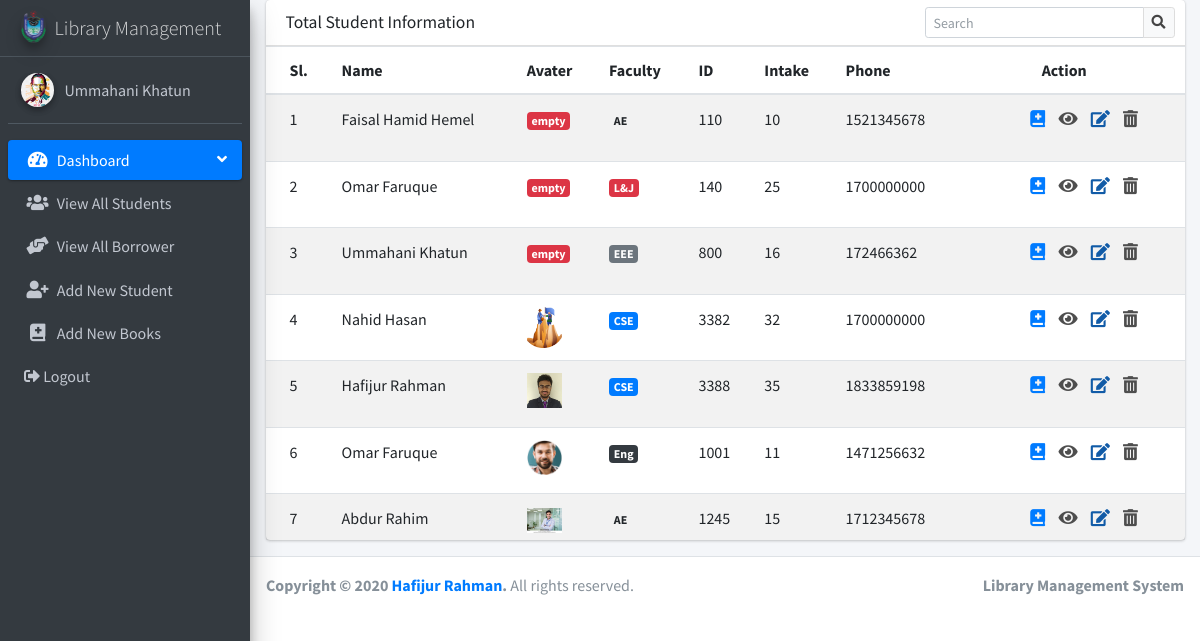
/index.php (signed in), run on the app's committed database.
### tables this page shows
CREATE TABLE `user` (
  `user_id` int(11) NOT NULL,
  `name` varchar(255) NOT NULL,
  `avater` text NOT NULL,
  `faculty` varchar(255) NOT NULL,
  `roll` int(11) NOT NULL,
  `intake` int(11) NOT NULL,
  `phone` int(11) NOT NULL,
  `date` date NOT NULL
);

### index.php (the view, shortened to what this page needs)
<?php include "include/header.php" ?>
<?php include "include/sidebar.php" ?>
  <div class="content-wrapper">
    <section class="content">
      <div class="container-fluid">
        <div class="row">
          <div class="col-12">
                <div class="row">
                  <div class="col-12">
                    <div class="card">
                      <div class="card-header">
                        <h3 class="card-title">Total Student Information</h3>
                        <div class="card-tools">
                          <div class="input-group input-group-sm" style="width: 250px;">
                            <input type="text" name="table_search" class="form-control float-right" placeholder="Search" autocomplete>
                            <div class="input-group-append">
                              <button type="submit" name="search" class="btn btn-default"><i class="fas fa-search"></i></button>
                            </div>
                          </div>
                        </div>
                      </div>
                      <div class="card-body table-responsive p-0" style="height: 494px;">
                        <table class="table table-head-fixed text-nowrap table-striped">
                          <thead>
                             <tr>
                              <th scope="col">Sl.</th>
                              <th scope="col">Name</th>
                              <th scope="col">Avater</th>
                              <th scope="col">Faculty</th>
                              <th scope="col">ID</th>
                              <th scope="col">Intake</th>
                              <th scope="col">Phone</th>
                              <th scope="col">Action</th>
                            </tr>
                          </thead>
                          <tbody>
                            <?php
                              $query    = "SELECT * FROM user";
                              $all_user = mysqli_query($db, $query);
                              $i=0;
                              while ( $row = mysqli_fetch_assoc($all_user) ) {
                                $user_id  = $row['user_id'];
                                $name     = $row['name'];
                                $avater   = $row['avater'];
                                $faculty  = $row['faculty'];
                                $roll     = $row['roll'];
                                $intake   = $row['intake'];
                                $phone    = $row['phone'];
                                $i++;
                              ?>
                              <tr>
                                <td><?php echo $i; ?></td>
                                <td><?php echo $name; ?></td>
                                <td>
                                  <?php
                                    if (empty($avater)) { ?>
                                      <span class="badge badge-danger">empty</span>
                                    <?php }
                                    else{ ?>
                                      <img src="images/users/<?php echo $avater; ?>" width= "35px">
                                    <?php }
                                  ?>
                                </td>
                                <td>
                                  <?php
                                  if ($faculty==1) { ?>
                                    <span class="badge badge-primary">CSE</span>
                                  <?php }
                                  elseif ($faculty==2) { ?>
                                    <span class="badge badge-secondary">EEE</span>
                                  <?php }
                                  elseif ($faculty==3) { ?>
                                    <span class="badge badge-succeaa">AE</span>
                                  <?php }
                                  elseif ($faculty==4) { ?>
                                    <span class="badge badge-danger">L&J</span>
                                  <?php }
                                  elseif ($faculty==5) { ?>
                                    <span class="badge badge-warning">PS</span>
                                  <?php }
                                  elseif ($faculty==6) { ?>
                                    <span class="badge badge-info">TEX</span>
                                  <?php }
                                  elseif ($faculty==7) { ?>
                                    <span class="badge badge-light">ECO</span>
                                  <?php }
                                  elseif ($faculty==8) { ?>
                                    <span class="badge badge-dark">Eng</span>
                                  <?php }
                                  ?>
                                </td>
                                <td><?php echo $roll; ?></td>
                                <td><?php echo $intake; ?></td>
                                <td><?php echo $phone; ?></td>
                                <td>
                                  <div class="user-actions">
                                    <ul>
                                      <li><a href="borrowBook.php?borrow=<?php echo $user_id ?>"><i class="fas fa-book-medical"></i></a></li>
                                      <li><a href=""><i class="fas fa-eye"></i></a></li>
                                      <li><a href="edit_user.php?edit=<?php echo $user_id ?>"><i class="fas fa-edit"></i></a></li>
                                      <li><a href="" data-toggle="modal" data-target="#delete<?php echo $user_id ?>"><i class="fas fa-trash-alt"></i></a></li>
                                    </ul>
                                  </div>
                                </td>
                              </tr>
                              <?php }
                            ?>
                          </tbody>
                        </table>
                      </div>
                    </div>
                  </div>
                </div>
          </div>
        </div>
      </div>
    </section>
  </div>
<?php include "include/footer.php" ?>

### include/header.php (shortened to what this page needs)
<!DOCTYPE html>
<html lang="en">
<head>
  <link rel="stylesheet" href="css/fontawesome-free/css/all.min.css">
  <link rel="stylesheet" href="css/library.min.css">
  <link rel="stylesheet" href="css/icheck-bootstrap.min.css">
  <link rel="stylesheet" type="text/css" href="css/style.css">
</head>

### include/sidebar.php
<aside class="main-sidebar sidebar-dark-primary elevation-4">
  <a href="index.php" class="brand-link">
    <img src="images/admin/BUBT-Logo.png" alt="AdminLTE Logo" class="brand-image img-circle elevation-3"
         style="opacity: .8">
    <span class="brand-text font-weight-light">Library Management</span>
  </a>
  <div class="sidebar">
    <div class="user-panel mt-3 pb-3 mb-3 d-flex">
      <div class="image">
        <img src="images/admin/avater.png" class="img-circle elevation-2" alt="User Image">
      </div>
      <div class="info">
        <a href="#" class="d-block"><?php echo $_SESSION['admin_name']; ?></a>
      </div>
    </div>
    <nav class="mt-2">
      <ul class="nav nav-pills nav-sidebar flex-column" data-widget="treeview" role="menu" data-accordion="false">
        <li class="nav-item has-treeview menu-open">
          <a href="#" class="nav-link active">
            <i class="nav-icon fas fa-tachometer-alt"></i>
            <p>
              Dashboard
              <i class="right fas fa-angle-left"></i>
            </p>
          </a>
          <ul class="nav nav-treeview">
            <li class="nav-item">
              <a href="index.php" class="nav-link">
                <i class="fas fa-users nav-icon"></i>
                <p>View All Students</p>
              </a>
            </li>
            <li class="nav-item">
              <a href="view_all_borrower.php" class="nav-link">
                <i class="fas fa-hands-helping nav-icon"></i>
                <p>View All Borrower</p>
              </a>
            </li>
            <li class="nav-item">
              <a href="addNewStudent.php" class="nav-link">
                <i class="fas fa-user-plus nav-icon"></i>
                <p>Add New Student</p>
              </a>
            </li>
            <li class="nav-item">
              <a href="addBook.php" class="nav-link">
                <i class="fas fa-book-medical nav-icon"></i>
                <p>Add New Books</p>
              </a>
            </li>
            <li class="nav-item">
              <a href="logout.php" class="nav-link">
                <i class="fas fa-sign-out-alt"></i>
                <p>Logout</p>
              </a>
            </li>
          </ul>
        </li>
      </ul>
    </nav>
  </div>
</aside>

### include/footer.php (shortened to what this page needs)
	  <footer class="main-footer">
	    <strong>Copyright &copy; 2020 <a href="https://hafijurrahman.com/" target="_black">Hafijur Rahman</a>.</strong>
	    All rights reserved.
	    <div class="float-right d-none d-sm-inline-block">
	      <b>Library Management System</b>
	    </div>
	  </footer>
	</body>
</html>

### css/style.css (style rules this page uses)
.content-wrapper { padding: 0px; }
.user-actions ul li { list-style: none; display: inline; padding: 0 5px; font-size: 17px; }
.card-body.p-0 .table tbody>tr>td:last-of-type, .card-body.p-0 .table tbody>tr>th:last-of-type, .card-body.p-0 .table thead>tr>td:last-of-type, .card-body.p-0 .table thead>tr>th:last-of-type { text-align: center; }
.user-actions ul .fa-eye { color: #4e4e4e; }
.user-actions ul .fa-edit { color: #115ba7; }
.user-actions ul .fa-trash-alt { color: #4e4e4e; }
.user-actions { padding: 0; }
.user-actions ul li { list-style: none; display: inline; padding: 0 5px; text-align: center; }
.user-actions .fa-edit { color: #0579f1; }
.user-actions .fa-trash-alt { color: #4e4e4e; }

### data on the page
user: name "Faisal Hamid Hemel", shows "empty", faculty "AE", roll "110", intake "10", phone "1521345678"
user: name "Omar Faruque", shows "empty", faculty "L&J", roll "140", intake "25", phone "1700000000"
user: name "Ummahani Khatun", shows "empty", faculty "EEE", roll "800", intake "16", phone "172466362"
user: name "Nahid Hasan", avater (picture), faculty "CSE", roll "3382", intake "32", phone "1700000000"
user: name "Hafijur Rahman", avater (picture), faculty "CSE", roll "3388", intake "35", phone "1833859198"
user: name "Omar Faruque", avater (picture), faculty "Eng", roll "1001", intake "11", phone "1471256632"
user: name "Abdur Rahim", avater (picture), faculty "AE", roll "1245", intake "15", phone "1712345678"

### other printed values
$_SESSION['admin_name'] "Ummahani Khatun"
